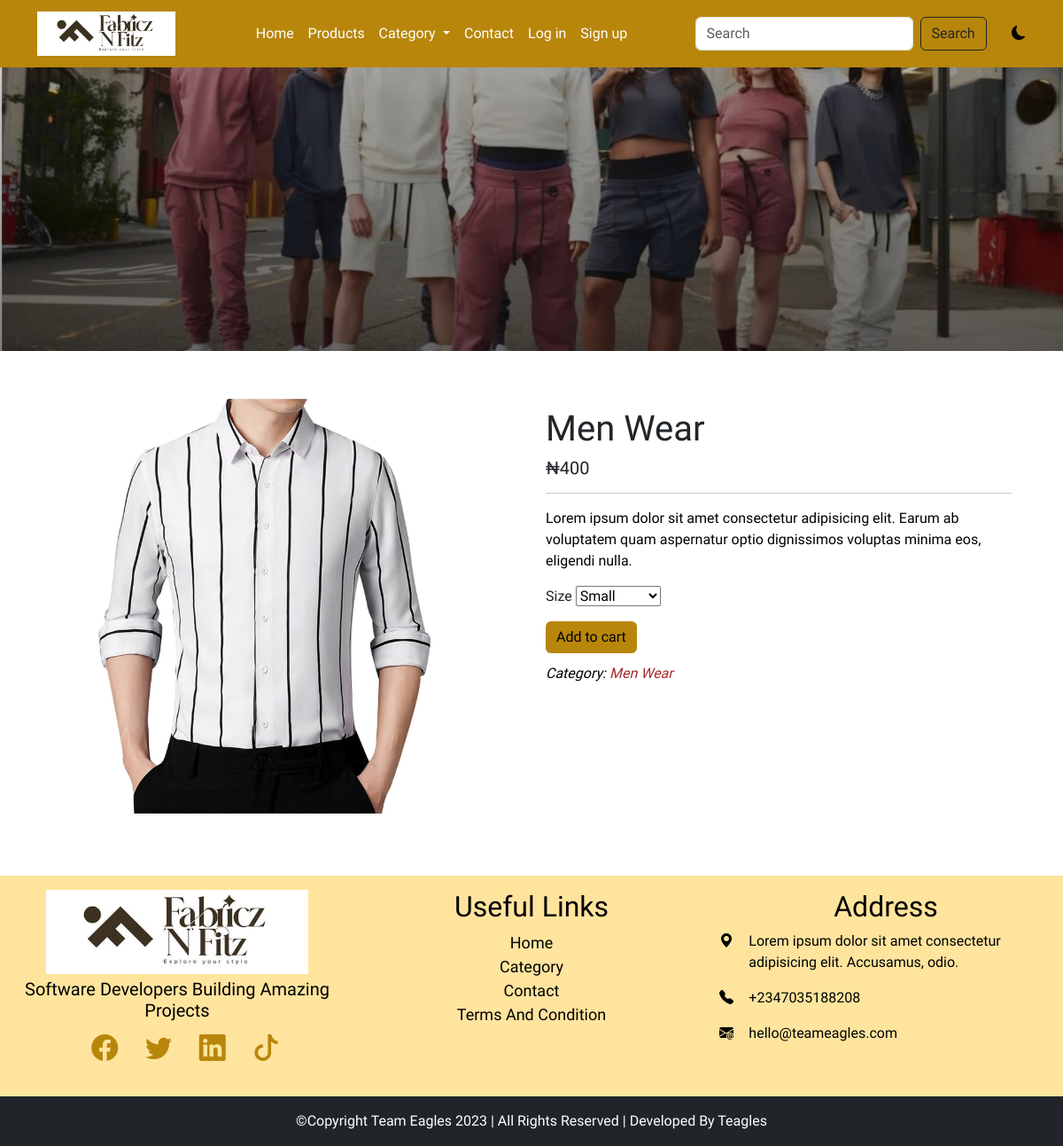
Page /detail/1/men-wear on the committed database.
### main/models.py (models this page shows, shortened)
class AppInfo(models.Model):
    appname = models.CharField(max_length=50)
    logo = models.ImageField(upload_to='logo')
    banner = models.ImageField(upload_to='banner')
    carousel1 = models.ImageField(upload_to='carousel')
    carousel2 = models.ImageField(upload_to='carousel')
    carousel3 = models.ImageField(upload_to='carousel')

class Product(models.Model):
    type = models.ForeignKey(Category, on_delete=models.CASCADE)
    name = models.CharField(max_length=50)
    slug = models.SlugField(unique=True)
    img = models.ImageField(upload_to='product')
    price = models.IntegerField()
    description = models.TextField()
    size = models.CharField(max_length=50, blank=True, null=True)
    popular = models.BooleanField()
    featured = models.BooleanField()
    uploaded = models.DateTimeField(auto_now_add=True)

class Category(models.Model):
    name = models.CharField(max_length=50)
    catimg = models.ImageField(upload_to='catimg')
    slug = models.SlugField(unique=True)
    def __str__(self):
        return self.name

### main/views.py (the view)
# urls.py: path('detail/<str:id>/<slug:slug>', views.detail, name='detail'),
def detail(request, id, slug):
    fdet = Product.objects.get(pk=id)
    fsize = Size.objects.all()
    context = {
        'fdet':fdet,
        'fsize':fsize
    }
    return render(request, 'detail.html', context)

### main/context_processor.py (called while the page is built)
def feature(request):
    info = AppInfo.objects.get(pk=1)
    categ = Category.objects.all()
    context = {
        'info':info,
        'categ':categ,
    }
    return context

def cartcount(request):
    cart = Cart.objects.filter(user__username = request.user.username, paid=False)
    itemcount = 0
    for item in cart:
        itemcount += item.quantity
    context = {
        'itemcount':itemcount
    }
    return context

### main/templates/detail.html (shortened to what this page needs)
{% extends 'base.html' %}
{% block header %} {% include 'header.html' %} {% endblock header %}
{% block banner %} {% include 'banner.html' %} {% endblock banner %}
{% block content %}
<div class="container mt-5 mb-5">
    <div class="row det">
        <div class="card mb-3">
            <div class="row g-0">
              <div class="col-md-6">
                <img src="{{fdet.img.url}}" class="img-fluid rounded-start" style="height: 60vh;" width="500px">
              </div>
              <div class="col-md-6">
                <div class="card-body">
                  <h1 class="card-title text-capitalize">{{fdet.name}}</h1>
                  <h5 class="card-title">₦{{fdet.price}}</h5>
                  <hr>
                  <p class="card-text">{{fdet.description}}</p>
                    <div class="mb-3">
                        <label for="">Size</label>
                        <select name="" id="">
                            {% for item in fsize %}
                            <option value="">{{item.wearsize|title}}</option>
                            {% endfor %}
                        </select>
                    </div>
                  <button class="btn btn-warning">Add to cart</button>
                  <p class="detcat">category: <span>{{fdet.type}}</span></p>
                </div>
              </div>
            </div>
        </div>
    </div>
</div>
{% endblock content %}
{% block footer %} {% include 'footer.html' %} {% endblock footer %}

### main/templates/header.html (shortened to what this page needs)
<nav class="navbar navbar-expand-lg sticky-top">
    <div class="container">
        <a class="navbar-brand" href="#"><img src="{{info.logo.url}}" alt="" style="height: 50px;"></a>
        <div class="collapse navbar-collapse" id="navbarSupportedContent">
            <ul class="navbar-nav mx-auto mb-2 mb-lg-0">
                {% if user.is_authenticated %}
                <li class="nav-item">
                    <a class="nav-link" aria-current="page" href="{% url 'home' %}">Home</a>
                </li>
                <li class="nav-item">
                    <a class="nav-link" href="{% url 'products' %}">Products</a>
                </li>
                <li class="nav-item dropdown">
                    <a class="nav-link dropdown-toggle" href="#" role="button" data-bs-toggle="dropdown" aria-expanded="false">
                        Category
                    </a>
                    <ul class="dropdown-menu">
                        {% for item in categ  %}
                        <li><a class="dropdown-item" href="{% url 'category' item.id %}">{{item.name|title}}</a></li>
                        {% endfor %}
                    </ul>
                </li>
                <li class="nav-item">
                    <a class="nav-link" href="{% url 'contact' %}">Contact</a>
                </li>
                <li class="nav-item">
                    <a class="nav-link" href="{% url 'cart' %}">
                        <div class="wrapper">
                            <i class="bi bi-cart4"></i>
                            <span class="badge">{{itemcount}}</span>
                        </div>
                    </a>
                </li>
                <li class="nav-item dropdown">
                    <a class="nav-link dropdown-toggle" href="#" role="button" data-bs-toggle="dropdown" aria-expanded="false">
                        {% if user.customer %}
                            <img src="{{user.customer.pix.url}}" style="height: 30px;" alt=""><span>Hi {{user.username}}</span>
                        {% endif %}
                    </a>
                    <ul class="dropdown-menu">
                        <li><a class="dropdown-item" href="{% url 'profile' %}">Profile</a></li>
                        <li><a class="dropdown-item" href="{% url 'signout' %}">Logout</a></li>
                    </ul>
                </li>
                {% else %}
                <li class="nav-item">
                    <a class="nav-link" aria-current="page" href="{% url 'home' %}">Home</a>
                </li>
                <li class="nav-item">
                    <a class="nav-link" href="{% url 'products' %}">Products</a>
                </li>
                <li class="nav-item dropdown">
                    <a class="nav-link dropdown-toggle" href="#" role="button" data-bs-toggle="dropdown" aria-expanded="false">
                        Category
                    </a>
                </li>
                <li class="nav-item">
                    <a class="nav-link" href="{% url 'contact' %}">Contact</a>
                </li>
                <li class="nav-item">
                    <a href="{% url 'signin' %}" class="nav-link">Log in</a>
                </li>
                <li class="nav-item">
                    <a href="{% url 'signup' %}" class="nav-link">Sign up</a>
                </li>
                {% endif %}
            </ul>
            <form action="{% url 'search' %}" method="POST" class="d-flex" role="search">
                <input class="form-control me-2" name="item" type="search" placeholder="Search" aria-label="Search">
                <button type="submit" class="btn btn-outline-dark" type="submit">Search</button>
            </form>
            <div class="david">
                <i class="bi bi-moon-fill"></i>
            </div>
        </div>
    </div>
</nav>

### main/static/css/style.css (style rules this page uses)
* { padding: 0%; margin: 0%; box-sizing: border-box; }
.navbar { background-color: darkgoldenrod; }
.navbar-nav a { color: white; margin-left: -1%; }
.david { margin-left: 3%; cursor: pointer; }
:root { --bg: white; --icon: black; --text: black; }
body { background: var(--bg) !important; color: var(--text) !important; overflow-y: hidden; font-family: 'Alkatra', cursive !important; }
.card-body { color: var(--card) !important; }
.det .card { border: none; }
.det .btn { background-color: darkgoldenrod; border: none; }
.det p { color: black; }
.det label { font-weight: 500; }
.detcat { font-weight: 500; padding-top: 2%; font-style: italic; text-transform: capitalize; }
.detcat span { color: brown; }

### rows in the picture
AppInfo: logo (picture)
Product: img (picture), name "Men Wear", price "400", description "Lorem ipsum dolor sit amet consectetur adipisicing elit. Earum ab voluptatem quam aspernatur optio dignissimos voluptas minima eos, eligendi nulla.", type "Men Wear"

### other values in the picture
form field value "Small"
